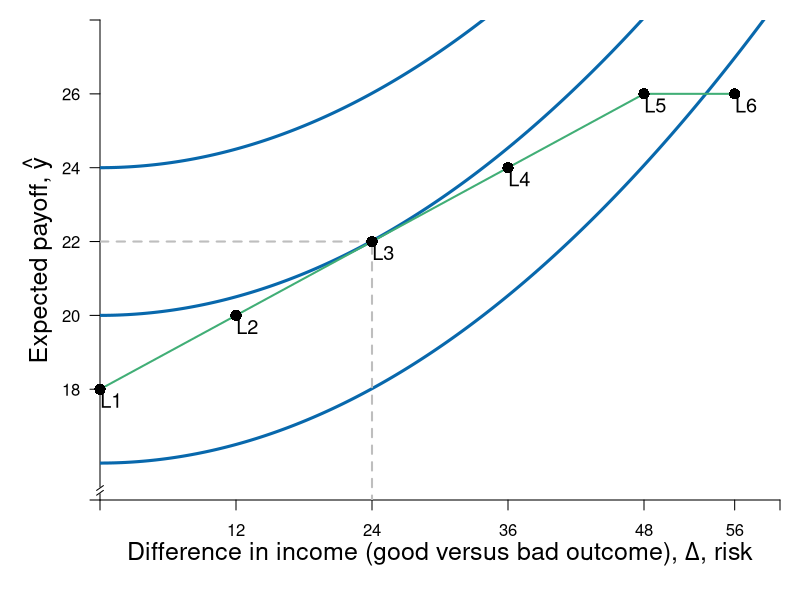

Source code (R): (Note: this script raises an error after producing the figure.)
require(shape)
require(plotrix)

pdf(file = "risk/risk_experiments_gender_f.pdf", width = 9, height = 7)

#Set parameters for graphics
axislabelsize <- 1.5
labelsize <- 1.2
graphlinewidth <- 3
segmentlinewidth <- 2
a <- c(2, 4, 6)


COL <- c("#7fc97f", "#beaed4", "#fdc086", "#ffff99", "#386cb0", "#f0027f", "#bf5b17", "#666666")
COLA <- c("#e0f3db", "#99d8c9","#66c2a4","#41ae76", "#238b45", "#005824")
COLB <- c("#c6dbef", "#4eb3d3", "#2b8cbe", "#0868ac","#084081")
COLC <- c("#fcfbfd", "#efedf5", "#dadaeb", "#bcbddc", "#9e9ac8", "#807dba", "#6a51a3", "#54278f", "#3f007d")

par(mar =  c(5, 5, 1, 1))
xlims <- c(0, 60)
ylims <- c(15, 28)


indiffA <- function(g, intercept = 3, slope = 0.125){
  intercept  + slope*g^2
}


#Plot command 
plot(0, 0, 
     xlim = xlims, 
     ylim = ylims, 
     type = "n",
     xlab = expression(paste("")),
     ylab = expression(paste("")), 
     axes = FALSE,
     cex.lab = axislabelsize, 
     bty = "n", 
     xaxs="i", 
     yaxs="i"
)


#Customize ticks and labels for the plot
# ticksy <- seq(ylims[1], ylims[2], 3)
# ylabels <- seq(ylims[1], ylims[2], 3)
# ticksx <- seq(xlims[1], xlims[2], 5)
# xlabels <- seq(xlims[1], xlims[2], 5)
ticksy <- c(ylims[1], 18, 20, 22, 24, 26, ylims[2])
ylabels <- c(NA, 18, 20, 22, 24, 26, NA)
ticksx <- c(0, 12, 24, 36, 48, 56,  xlims[2])
xlabels <- c(NA, 12, 24, 36, 48, 56, NA)

axis(1, at = ticksx, pos = ylims[1], labels = xlabels)
axis(2, at = ticksy, pos = xlims[1], labels = ylabels, las = 1)
mtext(expression(paste("Difference in income (good versus bad outcome), ", Delta, ", risk")), side = 1, line = 2.5, cex = axislabelsize)
text(xlims[1] - 5.5, ylims[2] - 0.5*(ylims[2] - ylims[1]), expression(paste("Expected payoff, ", hat(y) )), xpd = TRUE, cex = axislabelsize, srt = 90) 

axis.break(axis = 2, bgcol="white", breakcol="black",
           style="slash", brw=0.01)



npts <- 500 
xx1 <- seq(xlims[1], xlims[2], length.out = npts)
#lines(xx1, riskreturn(xx1), col = COLA[4], lwd = graphlinewidth, lty = 1)
lines(xx1, indiffA(xx1, intercept = 20, slope = 0.0035), col = COLB[4], lwd = graphlinewidth, lty = 1)
#Low
lines(xx1, indiffA(xx1, intercept = 16, slope = 0.0035), col = COLB[4], lwd = graphlinewidth, lty = 1)
#high
lines(xx1, indiffA(xx1, intercept = 24, slope = 0.0035), col = COLB[4], lwd = graphlinewidth, lty = 1)


#lines(xx1, indiffA(xx1, intercept = 21, slope = 0.00235), col = COLB[4], lwd = graphlinewidth, lty = 1)
# lines(xx1, indiffA(xx1, intercept = 5.6), col = COLB[4], lwd = graphlinewidth, lty = 1)
# lines(xx1, indiffA(xx1, intercept = 9), col = COLB[4], lwd = graphlinewidth, lty = 1)

#Setting up the segments for the choices 
segments(0, 18, 12, 20, lty = 1, col = COLA[4], lwd = segmentlinewidth)
segments(12, 20, 24, 22, lty = 1, col = COLA[4], lwd = segmentlinewidth)
segments(24, 22, 36, 24, lty = 1, col = COLA[4], lwd = segmentlinewidth)
segments(36, 24, 48, 26, lty = 1, col = COLA[4], lwd = segmentlinewidth)
segments(48, 26, 56, 26, lty = 1, col = COLA[4], lwd = segmentlinewidth)


#For choice: 
segments(0, 22, 24, 22, lty = 2, col = "grey", lwd = segmentlinewidth)
segments(24, 0, 24, 22, lty = 2, col = "grey", lwd = segmentlinewidth)

points(0, 18, pch = 16, col = "black", cex = 1.5, xpd = TRUE)
text(0 + 1, 18 - 0.3, expression("L1"), cex = labelsize)
points(12, 20, pch = 16, col = "black", cex = 1.5, xpd = TRUE)
text(12 + 1, 20 - 0.3, expression("L2"), cex = labelsize)
points(24, 22, pch = 16, col = "black", cex = 1.5, xpd = TRUE)
text(24 + 1, 22 - 0.3, expression("L3"), cex = labelsize)
points(36, 24, pch = 16, col = "black", cex = 1.5, xpd = TRUE)
text(36 + 1, 24 - 0.3, expression("L4"), cex = labelsize)
points(48, 26, pch = 16, col = "black", cex = 1.5, xpd = TRUE)
text(48 + 1, 26 - 0.3, expression("L5"), cex = labelsize)
points(56, 26, pch = 16, col = "black", cex = 1.5, xpd = TRUE)
text(56 + 1, 26 - 0.3, expression("L6"), cex = labelsize)

#Add points a, b, c and c
segments(5.6, 0, 5.6, riskreturn(g = 5.6), lty = 2, col = "gray", lwd = segmentlinewidth)
segments(0, riskreturn(g = 5.6), 5.6, riskreturn(g = 5.6), lty = 2, col = "gray", lwd = segmentlinewidth)
points(5.6, riskreturn(g = 5.6), pch = 16, col = "black", cex = 1.5)
text(5.6 + 0.25, riskreturn(g = 5.6) - 0.3, expression(i), cex = labelsize)


segments(12, 0, 12, riskreturn(g = 12) , lty = 2, col = "gray", lwd = segmentlinewidth)
segments(0, riskreturn(g = 12) , 12, riskreturn(g = 12) , lty = 2, col = "gray", lwd = segmentlinewidth)
points(12, riskreturn(g = 12) , pch = 16, col = "black", cex = 1.5)
text(12 + 0.25, riskreturn(g = 12) - 0.3, expression(d), cex = labelsize)


points(1.8, riskreturn(g = 1.8) , pch = 16, col = "black", cex = 1.5)
text(1.8 + 0.25, riskreturn(g = 1.8) - 0.3, expression(a), cex = labelsize)


points(9.5, riskreturn(g = 9.5) , pch = 16, col = "black", cex = 1.5)
text(9.5 + 0.25, riskreturn(g = 9.5) - 0.3, expression(b), cex = labelsize)


#Label risk return schedule
text(14, 12.7, expression(paste(hat(y) == g(Delta))), cex = labelsize)

#Label value functions
text(26.5, 27, expression(u[3]^F), cex = labelsize)
text(42.5, 27, expression(u[2]^F), cex = labelsize)
text(54, 27, expression(u[1]^F), cex = labelsize)


dev.off()
